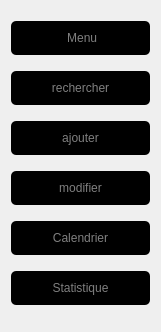
     <widget class="QWidget" name="verticalLayoutWidget_8">
      <property name="geometry">
       <rect>
        <x>10</x>
        <y>170</y>
        <width>161</width>
        <height>332</height>
       </rect>
      </property>
      <layout class="QVBoxLayout" name="sidebar6">
       <item>
        <widget class="QPushButton" name="retour_m_ressources">
         <property name="styleSheet">
          <string notr="true">QPushButton {
	background-color: #000000;
	    color: grey;
    padding: 10px 20px;
    border: none;
    border-radius: 5px;
    font-size: 12px;
 font-family: &quot;Berlin Sans FB&quot;, sans-serif; 
}

QPushButton:hover {
 	color:white;	
	background:#1F1F1F;

}

QPushButton:pressed {
background-color: #2f2f2f;
 	color:white;	
}</string>
         </property>
         <property name="text">
          <string> Menu</string>
         </property>
         <property name="icon">
          <iconset resource="ressources.qrc">
           <normaloff>:/new/prefix1/icon/accueil.png</normaloff>:/new/prefix1/icon/accueil.png</iconset>
         </property>
         <property name="iconSize">
          <size>
           <width>20</width>
           <height>30</height>
          </size>
         </property>
        </widget>
       </item>
       <item>
        <widget class="QPushButton" name="listeressources">
         <property name="styleSheet">
          <string notr="true">QPushButton {
	background-color: #000000;
	    color: grey;
    padding: 10px 20px;
    border: none;
    border-radius: 5px;
    font-size: 12px;
 font-family: &quot;Berlin Sans FB&quot;, sans-serif; 
}

QPushButton:hover {
 	color:white;	
	background:#1F1F1F;

}

QPushButton:pressed {
background-color: #2f2f2f;
 	color:white;	
}</string>
         </property>
         <property name="text">
          <string>rechercher</string>
         </property>
         <property name="icon">
          <iconset resource="ressources.qrc">
           <normaloff>:/new/prefix1/icon/seo.png</normaloff>:/new/prefix1/icon/seo.png</iconset>
         </property>
         <property name="iconSize">
          <size>
           <width>30</width>
           <height>30</height>
          </size>
         </property>
        </widget>
       </item>
       <item>
        <widget class="QPushButton" name="ajjj">
         <property name="styleSheet">
          <string notr="true">QPushButton {
	background-color: #000000;
	    color: grey;
    padding: 10px 20px;
    border: none;
    border-radius: 5px;
    font-size: 12px;
 font-family: &quot;Berlin Sans FB&quot;, sans-serif; 
}

QPushButton:hover {
 	color:white;	
	background:#1F1F1F;

}

QPushButton:pressed {
background-color: #2f2f2f;
 	color:white;	
}</string>
         </property>
         <property name="text">
          <string>ajouter</string>
         </property>
         <property name="icon">
          <iconset resource="ressources.qrc">
           <normaloff>:/new/prefix1/icon/ajouter (2).png</normaloff>:/new/prefix1/icon/ajouter (2).png</iconset>
         </property>
         <property name="iconSize">
          <size>
           <width>30</width>
           <height>30</height>
          </size>
         </property>
        </widget>
       </item>
       <item>
        <widget class="QPushButton" name="modifierButton_2">
         <property name="styleSheet">
          <string notr="true">QPushButton {
	background-color: #000000;
	    color: grey;
    padding: 10px 20px;
    border: none;
    border-radius: 5px;
    font-size: 12px;
 font-family: &quot;Berlin Sans FB&quot;, sans-serif; 
}

QPushButton:hover {
 	color:white;	
	background:#1F1F1F;

}

QPushButton:pressed {
background-color: #2f2f2f;
 	color:white;	
}</string>
         </property>
         <property name="text">
          <string>modifier</string>
         </property>
         <property name="icon">
          <iconset resource="ressources.qrc">
           <normaloff>:/new/prefix1/icon/ajouter (2).png</normaloff>:/new/prefix1/icon/ajouter (2).png</iconset>
         </property>
         <property name="iconSize">
          <size>
           <width>30</width>
           <height>30</height>
          </size>
         </property>
        </widget>
       </item>
       <item>
        <widget class="QPushButton" name="calendrierdisp">
         <property name="styleSheet">
          <string notr="true">QPushButton {
	background-color: #000000;
	    color: grey;
    padding: 10px 20px;
    border: none;
    border-radius: 5px;
    font-size: 12px;
 font-family: &quot;Berlin Sans FB&quot;, sans-serif; 
}

QPushButton:hover {
 	color:white;	
	background:#1F1F1F;

}

QPushButton:pressed {
background-color: #2f2f2f;
 	color:white;	
}</string>
         </property>
         <property name="text">
          <string>Calendrier</string>
         </property>
         <property name="icon">
          <iconset resource="ressources.qrc">
           <normaloff>:/new/prefix1/icon/calendrier.png</normaloff>:/new/prefix1/icon/calendrier.png</iconset>
         </property>
         <property name="iconSize">
          <size>
           <width>30</width>
           <height>30</height>
          </size>
         </property>
        </widget>
       </item>
       <item>
        <widget class="QPushButton" name="statressources">
         <property name="styleSheet">
          <string notr="true">QPushButton {
	background-color: #000000;
	    color: grey;
    padding: 10px 20px;
    border: none;
    border-radius: 5px;
    font-size: 12px;
 font-family: &quot;Berlin Sans FB&quot;, sans-serif; 
}

QPushButton:hover {
 	color:white;	
	background:#1F1F1F;

}

QPushButton:pressed {
background-color: #2f2f2f;
 	color:white;	
}</string>
         </property>
         <property name="text">
          <string>Statistique</string>
         </property>
         <property name="icon">
          <iconset resource="ressources.qrc">
           <normaloff>:/new/prefix1/icon/statistiques.png</normaloff>:/new/prefix1/icon/statistiques.png</iconset>
         </property>
         <property name="iconSize">
          <size>
           <width>30</width>
           <height>30</height>
          </size>
         </property>
        </widget>
       </item>
      </layout>
     </widget>
